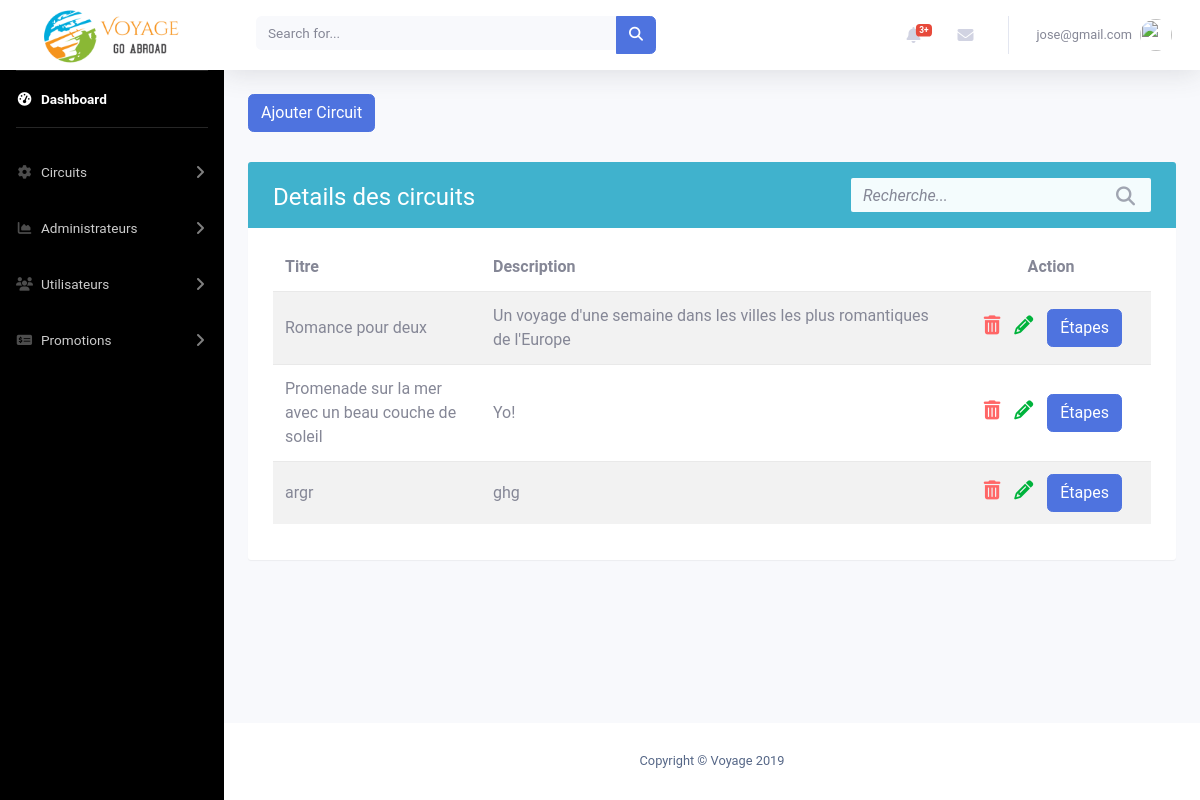
Page /admin/gererCircuit.php (signed in) on the committed database.
### tables this page shows
CREATE TABLE `circuit` (
  `idCircuit` int(11) NOT NULL,
  `titre` varchar(50) NOT NULL,
  `description` varchar(300) DEFAULT NULL,
  `estActif` tinyint(1) DEFAULT '1'
);

### admin/gererCircuit.php (the view, shortened to what this page needs)
<?php
    include_once "includes/header.php";
    include_once "includes/navbar.php";
    $stmt = $conn->query('SELECT * FROM circuit');
    $table = '
                <div class="table-wrapper">
                    <div class="table-title">
                        <div class="row">
                            <div class="col-sm-8">
                                <h2>Details des circuits</b></h2>
                            </div>
                            <div class="col-sm-4">
                                <div class="search-box">
                                    <div class="input-group">
                                        <input type="text" id="search" class="form-control" placeholder="Recherche...">
                                        <span class="input-group-addon"><i class="fa fa-search" aria-hidden="true"></i></span>
                                    </div>
                                </div>
                            </div>
                        </div>
                    </div>
                    <table class="table table-striped">
                        <thead>
                            <tr>
                                <th>Titre</th>
                                <th>Description</th>
                                <th style="width: 200px; text-align: center;">Action</th>
                            </tr>
                        </thead>
                        <tbody>';
                        while ($row = $stmt->fetch()) {
                            $table .= '
                                    <tr>
                                        <td>' . $row->titre . '</td>
                                        <td>' . $row->description . '</td>
                                        <td style="width: 200px;">
                                            <div class="col-md-12 choix">
                                                <a href="" data-toggle="modal" data-target="#exampleModal'. $row->idCircuit .'"><i class="fa fa-trash" aria-hidden="true" style="color: #ff6666;"></i></a>
                                                <a href="modifierCircuit.php?idCircuit=' . $row->idCircuit . '"><i class="fa fa-pencil" aria-hidden="true" style="color: #00b33c;"></i></a>
                                                <a href="listerEtapes.php?idCircuit=' . $row->idCircuit . '" class="btn btn-primary" style="color: white;">Étapes</a>
                                                <div style="color: black;" class="modal fade" id="exampleModal'. $row->idCircuit .'" tabindex="-1" role="dialog" aria-labelledby="exampleModalLabel" aria-hidden="true">
                                                        Êtes-vous certain de vouloir supprimer "' . $row->titre . '"?
                                                            <a type="button" href="deleteCircuit.php?idCircuit=' . $row->idCircuit . '" class="btn btn-primary">Confirmer</a>
                                                </div>
                                            </div>
                                        </td>
                                    </tr>';
                        }
                $table .= '</tbody>
                        </table>
                    </div>
                ';
?><div class="container minimumHeight">
    <form action="creerCircuit.php">
        <button class="btn btn-primary" style="color: white;">Ajouter Circuit</button>
    </form>
    <?php
        echo $table;
    ?>
</div><?php
  include_once 'includes/footer.php';
?>

### admin/css/abdel.css (style rules this page uses)
.choix { text-align: right !important; }
.minimumHeight { min-height: 75vh !important; }

### admin/css/crud.css (style rules this page uses)
body { color: #566787; background: #f7f5f2; font-family: 'Roboto', sans-serif; }
.table-wrapper { background: #fff; padding: 20px 25px; margin: 30px auto; border-radius: 3px; box-shadow: 0 1px 1px rgba(0,0,0,.05); }
.table-title { color: #fff; background: #40b2cd; padding: 16px 25px; margin: -20px -25px 10px; border-radius: 3px 3px 0 0; }
.table-title h2 { margin: 5px 0 0; font-size: 24px; }
.search-box { position: relative; float: right; }
.search-box .input-group { min-width: 300px; position: absolute; right: 0; }
.search-box .input-group-addon, .search-box input { border-color: #ddd; border-radius: 0; }
.search-box input { height: 34px; padding-right: 35px; background: #f4fcfd; border: none; border-radius: 2px !important; }
.search-box input::placeholder { font-style: italic; }
.search-box .input-group-addon { min-width: 35px; border: none; background: transparent; position: absolute; right: 0; z-index: 9; padding: 6px 0; }
.search-box i { color: #a0a5b1; font-size: 19px; position: relative; top: 2px; }
table.table { table-layout: fixed; margin-top: 15px; }
table.table tr th, table.table tr td { border-color: #e9e9e9; vertical-align: center; }
table.table th:first-child { width: 13rem; }
table.table td a { color: #a0a5b1; display: inline-block; margin: 0 5px; }
table.table td i { font-size: 19px; }
table.table thead th { border: none; }

### rows in the picture
circuit: titre "Romance pour deux", description "Un voyage d'une semaine dans les villes les plus romantiques de l'Europe"
circuit: titre "Promenade sur la mer avec un beau couche de soleil", description "Yo!"
circuit: titre "argr", description "ghg"

### other values in the picture
$_SESSION['courriel'] "jose@gmail.com"
